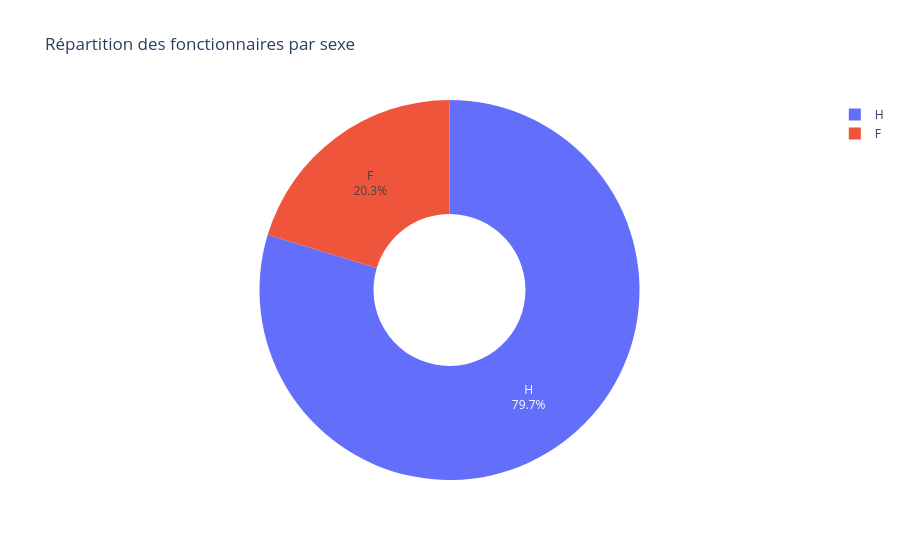

Notebook cell for this chart:
### Markdown cell above
# Visualisations

## Répartition des fonctionnaires par sexe

### Code cell
fig = create_gender_pie_chart(df)

fig.show()

### Figure 1 — Plotly figure (JSON) as saved in the notebook; plotly's stock layout.template omitted (floating-point values rounded to 4 significant figures)
{"data": [{"domain": {"x": [0, 1], "y": [0, 1]}, "hole": 0.4, "hovertemplate": "Sexe=%{label}<br>Nombre=%{value}<extra></extra>", "labels": ["H", "F"], "legendgroup": "", "name": "", "showlegend": true, "textinfo": "percent+label", "textposition": "inside", "type": "pie", "values": [871, 222]}], "layout": {"legend": {"tracegroupgap": 0}, "title": {"text": "Répartition des fonctionnaires par sexe"}}}
